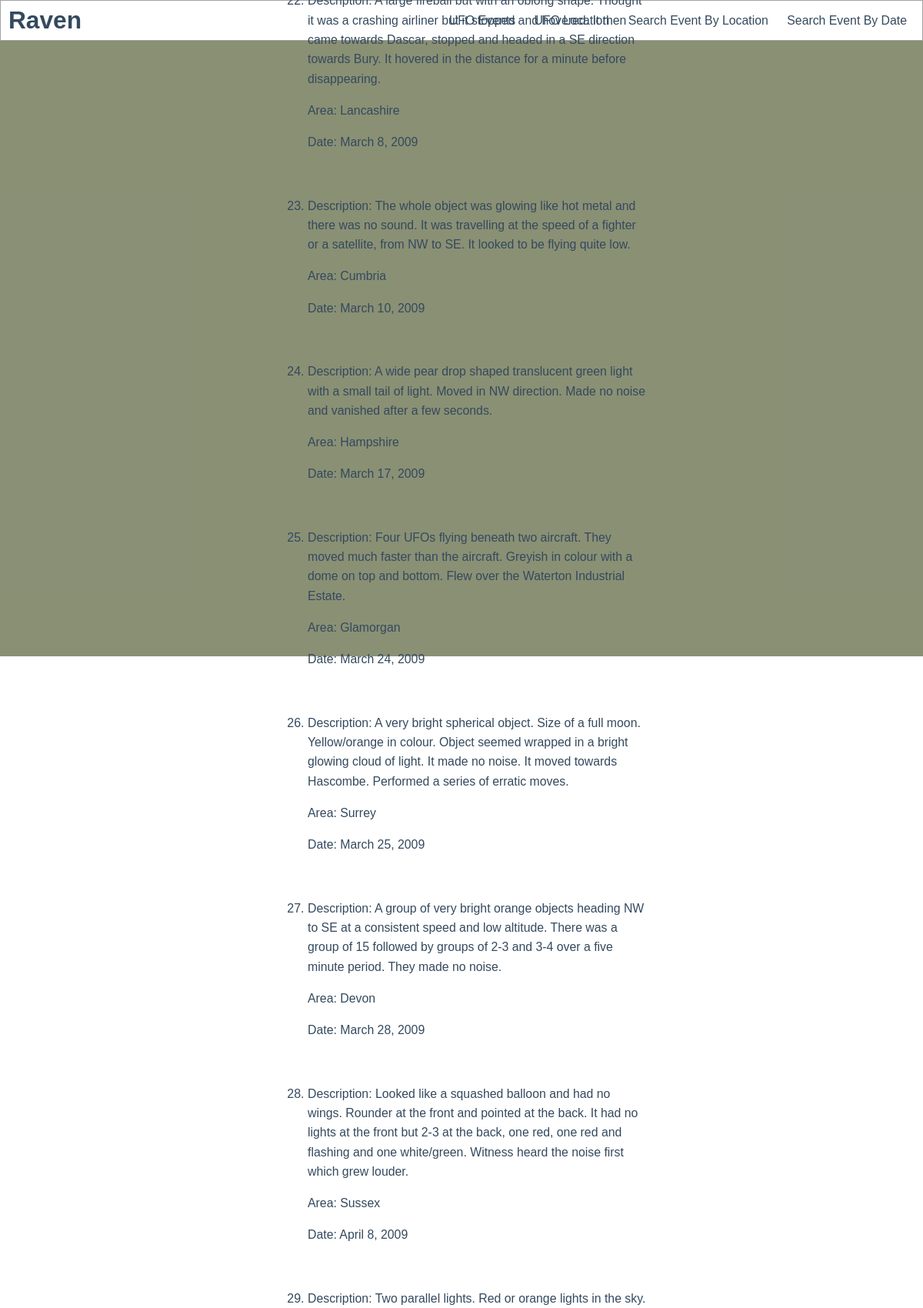
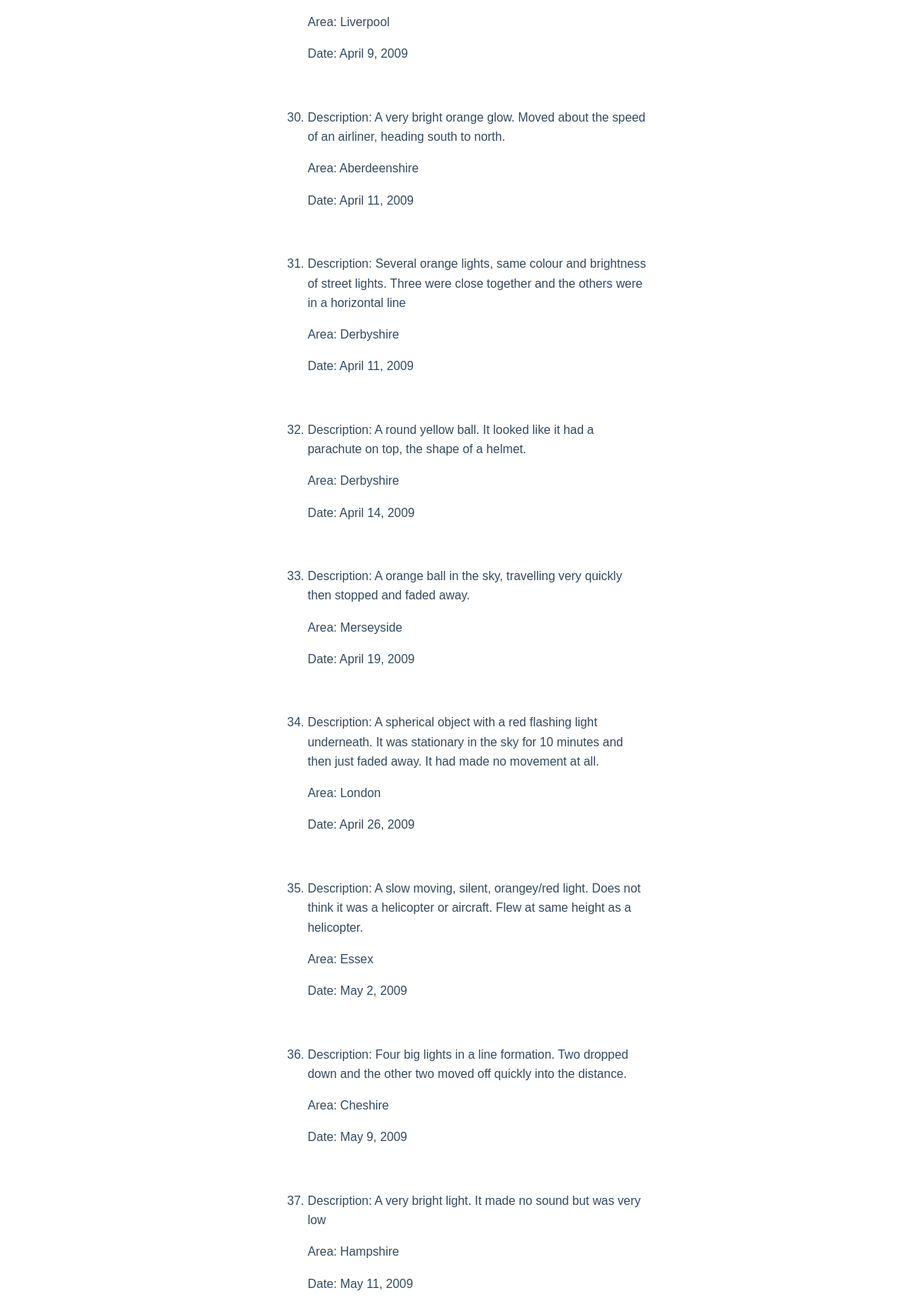
Screenshot of /all_events (upper part) with the database file from the repository (2 pictures, top to bottom).
### ufo/models.py (models this page shows, shortened)
class Event(models.Model):
    date = models.DateField()
    area = models.CharField(max_length=100)
    description = models.TextField()

### ufo/views.py (the view)
# urls.py: path("all_events", views.all_events, name="all_events"),
def all_events(request):
    context = {"event": Event.objects.all()}
    return render(request, "ufo/all_events.html", context)

### ufo/templates/ufo/all_events.html (shortened to what this page needs)
{% extends "base.html" %}
{% load static %}
{% block content %}
<header class="header">
    <div class="brand">
        <h1 class="logo"><a href="{% url 'index' %}">Raven</a></h1>
    </div>
        <ul class="nav-links">
            <li class="nav-link"><a href="{% url 'all_events' %}"> UFO Events</a></li>
            <li class="nav-link"><a href="{% url 'all_locations' %}"> UFO Location</a></li>
            <li class="nav-link"><a href="{% url 'search_location' %}"> Search Event By Location</a></li>
            <li class="nav-link"><a href="{% url 'search_date' %}"> Search Event By Date</a></li>
        </ul>
</header>
<div class="background">
    <div class="center">
        <ol>
            {% for events in event %}
            <li>
                <a href="{% url 'detail' events.id %}">
                    <p>Description: {{ events.description }}</p>
                    <p>Area: {{ events.area }} </p>
                    <p>Date: {{ events.date }} </p>
                </a>
            </li><br>
            {% empty %}
            <li>No description</li>
            {% endfor %}
        </ol>
    </div>
</div>
{% endblock %}

### ufo/static/css/style.css (style rules this page uses)
* { box-sizing: border-box; }
body { font-family: 'Montserrat', sans-serif; line-height: 1.6; margin: 0; min-height: 100vh; }
h1 { color: #34495e; margin: 0; }
p, ol { color: #34495e; }
a { color: #34495e; font-size: .99em; text-decoration: none; }
.brand { margin-left: 10px; }
.header { display: flex; justify-content: space-between; align-items: center; width: 100%; padding-top: 0; padding-bottom: 0; border: 1px solid #a2a2a2; }
.header .nav-links { display: block; list-style: none; margin: 0; padding: 0; }
.header .nav-link { display: inline-block; margin-right: 20px; }
.background { background-color: #747b5ad6; display: flex; flex-direction: column; justify-content: center; align-items: center; height: 100vh; }
.center { display: flex; flex-direction: column; justify-content: center; margin-left: 30%; margin-right: 30%; }

### rows the page displays
Event: area "Lancashire", date "March 8, 2009"
Event: description "The whole object was glowing like hot metal and there was no sound. It was travelling at the speed of a fighter or a satellite, from NW to SE. It looked to be flying quite low.", area "Cumbria", date "March 10, 2009"
Event: description "A wide pear drop shaped translucent green light with a small tail of light. Moved in NW direction. Made no noise and vanished after a few seconds.", area "Hampshire", date "March 17, 2009"
Event: description "Four UFOs flying beneath two aircraft. They moved much faster than the aircraft. Greyish in colour with a dome on top and bottom. Flew over the Waterton Industrial Estate.", area "Glamorgan", date "March 24, 2009"
Event: description "A very bright spherical object. Size of a full moon. Yellow/orange in colour. Object seemed wrapped in a bright glowing cloud of light. It made no noise. It moved towards Hascombe. Performed a series of erratic moves.", area "Surrey", date "March 25, 2009"
Event: description "A group of very bright orange objects heading NW to SE at a consistent speed and low altitude. There was a group of 15 followed by groups of 2-3 and 3-4 over a five minute period. They made no noise.", area "Devon", date "March 28, 2009"
Event: description "Looked like a squashed balloon and had no wings. Rounder at the front and pointed at the back. It had no lights at the front but 2-3 at the back, one red, one red and flashing and one white/green. Witness heard the noise first which grew louder.", area "Sussex", date "April 8, 2009"
Event: description "Two parallel lights. Red or orange lights in the sky.", area "Liverpool", date "April 9, 2009"
Event: description "A very bright orange glow. Moved about the speed of an airliner, heading south to north.", area "Aberdeenshire", date "April 11, 2009"
Event: description "Several orange lights, same colour and brightness of street lights. Three were close together and the others were in a horizontal line", area "Derbyshire", date "April 11, 2009"
Event: description "A round yellow ball. It looked like it had a parachute on top, the shape of a helmet.", area "Derbyshire", date "April 14, 2009"
Event: description "A orange ball in the sky, travelling very quickly then stopped and faded away.", area "Merseyside", date "April 19, 2009"
Event: description "A spherical object with a red flashing light underneath. It was stationary in the sky for 10 minutes and then just faded away. It had made no movement at all.", area "London", date "April 26, 2009"
Event: description "A slow moving, silent, orangey/red light. Does not think it was a helicopter or aircraft. Flew at same height as a helicopter.", area "Essex", date "May 2, 2009"
Event: description "Four big lights in a line formation. Two dropped down and the other two moved off quickly into the distance.", area "Cheshire", date "May 9, 2009"
Event: description "A very bright light. It made no sound but was very low", area "Hampshire", date "May 11, 2009"
